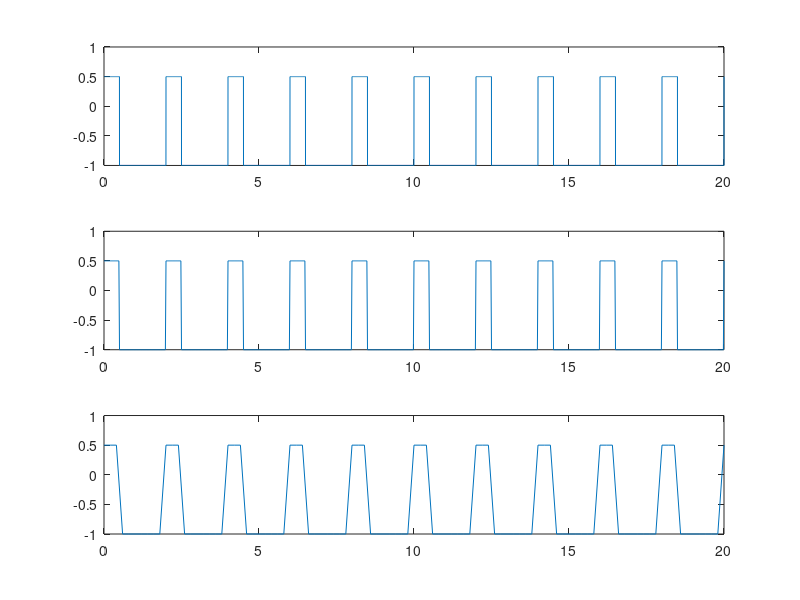

Source code (MATLAB):
%reprezentare semnal dreptunghiular de perioada 2s, factor de umplere 25%
%si nivel minim -1 si nivel maxim 0.5, cu pasul 0.002
T=2
t = 0:0.002:20;
x = square(2*pi*t/T,25);
for i = 1:1:length(x)
   if x(i) > 0
       x(i) = x(i)/2;
   end
end
subplot(3,1,1)
plot(t,x)

%reprezentare semnal dreptunghiular de perioada 2s, factor de umplere 25%
%si nivel minim -1 si nivel maxim 0.5, cu pasul 0.02
T=2
t = 0:0.02:20;
x = square(2*pi*t/T,25);
for i = 1:1:length(x)
   if x(i) > 0
       x(i) = x(i)/2;
   end
end
subplot(3,1,2)
plot(t,x)

%reprezentare semnal dreptunghiular de perioada 2s, factor de umplere 25%
%si nivel minim -1 si nivel maxim 0.5, cu pasul 0.2
T=2
t = 0:0.2:20;
x = square(2*pi*t/T,25);
for i = 1:1:length(x)
   if x(i) > 0
       x(i) = x(i)/2;
   end
end
subplot(3,1,3)
plot(t,x)